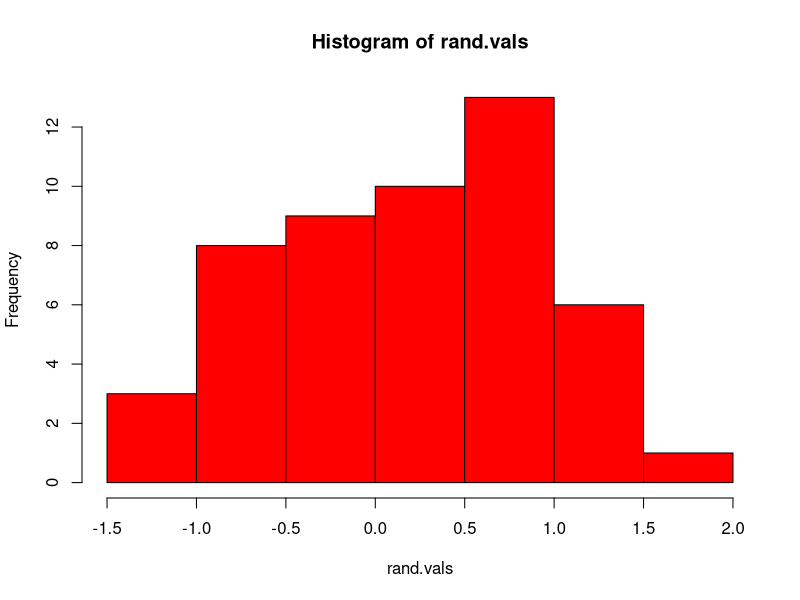

Reproduce this figure in R.
## ---- chunk 1

rand.vals = rnorm(50)

## ---- chunk 2

hist(rand.vals, col="red")

